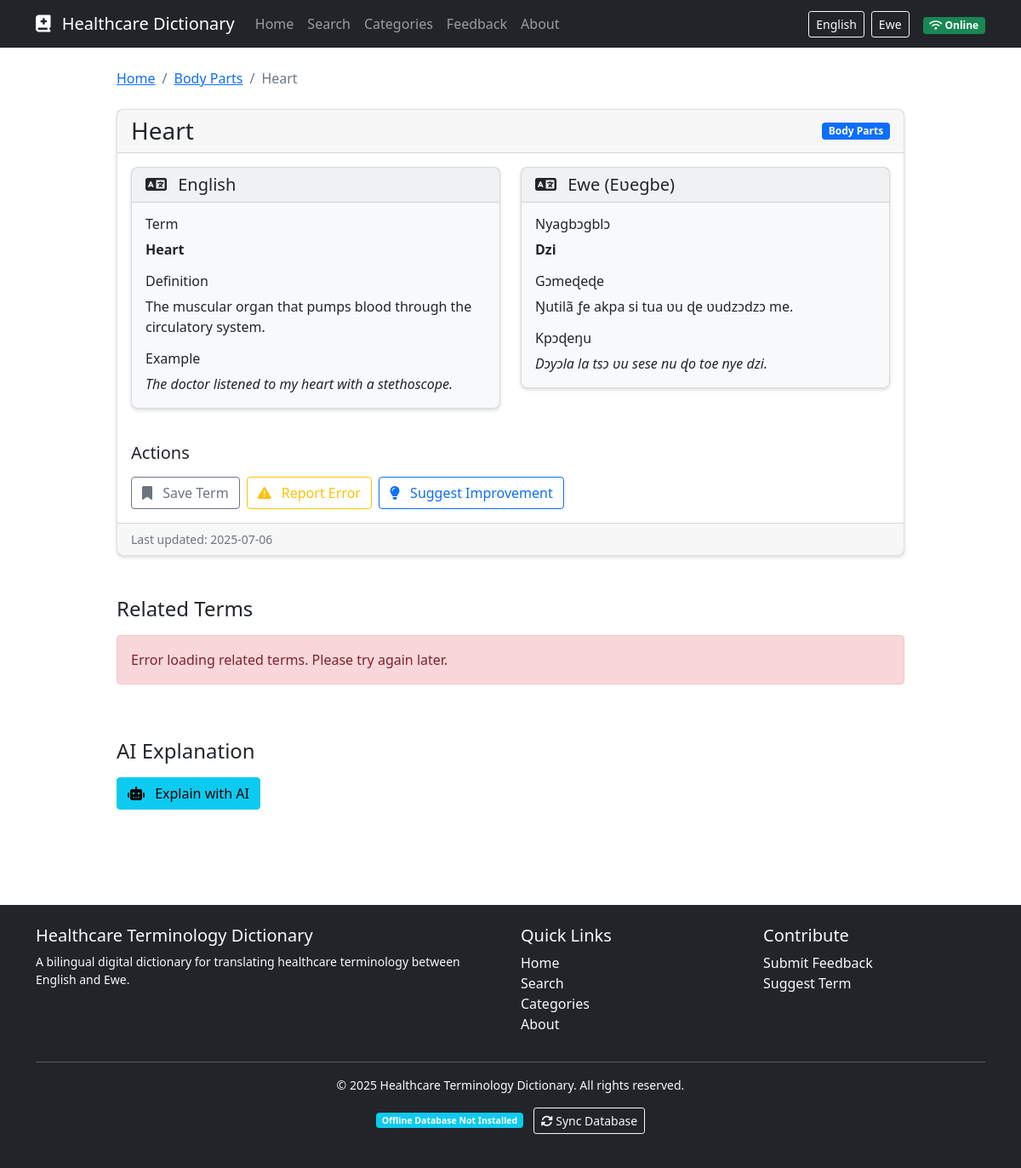
The app's page /term/1 with its own data.
### models.py (models this page shows, shortened)
class Category(db.Model):
    id = db.Column(db.Integer, primary_key=True)
    name_en = db.Column(db.String(100), nullable=False)
    name_ewe = db.Column(db.String(100), nullable=False)
    description_en = db.Column(db.Text)
    description_ewe = db.Column(db.Text)
    terms = db.relationship('Term', backref='category', lazy=True)

class Term(db.Model):
    id = db.Column(db.Integer, primary_key=True)
    term_en = db.Column(db.String(200), nullable=False, index=True)
    term_ewe = db.Column(db.String(200), nullable=False, index=True)
    definition_en = db.Column(db.Text, nullable=False)
    definition_ewe = db.Column(db.Text, nullable=False)
    example_en = db.Column(db.Text)
    example_ewe = db.Column(db.Text)
    pronunciation = db.Column(db.String(200))
    category_id = db.Column(db.Integer, db.ForeignKey('category.id'), nullable=False)
    created_at = db.Column(db.DateTime, default=datetime.utcnow)
    updated_at = db.Column(db.DateTime, default=datetime.utcnow, onupdate=datetime.utcnow)
    ai_explanation_en = db.Column(db.Text)
    ai_explanation_ewe = db.Column(db.Text)

### routes.py (the view)
@app.route('/term/<int:term_id>')
def term_detail(term_id):
    term = Term.query.get_or_404(term_id)
    return render_template('term.html', term=term)

### templates/term.html (shortened to what this page needs)
{% extends "layout.html" %}
{% block content %}
<div class="row mb-5">
    <div class="col-md-10 mx-auto">
        <nav aria-label="breadcrumb" class="mb-4">
            <ol class="breadcrumb">
                <li class="breadcrumb-item">
                    <a href="{{ url_for('index') }}">
                        <span class="lang-en">Home</span>
                    </a>
                </li>
                <li class="breadcrumb-item">
                    <a href="{{ url_for('category_detail', category_id=term.category_id) }}">
                        <span class="lang-en">{{ term.category.name_en }}</span>
                    </a>
                </li>
                <li class="breadcrumb-item active" aria-current="page">
                    <span class="lang-en">{{ term.term_en }}</span>
                </li>
            </ol>
        </nav>
        <div class="card">
            <div class="card-header">
                <div class="d-flex justify-content-between align-items-center">
                    <h1 class="h3 mb-0">
                        <span class="lang-en">{{ term.term_en }}</span>
                    </h1>
                    <span class="badge bg-primary">
                        <span class="lang-en">{{ term.category.name_en }}</span>
                    </span>
                </div>
            </div>
            <div class="card-body">
                <div class="row mb-4">
                    <div class="col-md-6">
                        <div class="card bg-light mb-3">
                            <div class="card-header">
                                <h2 class="h5 mb-0">
                                    <i class="fas fa-language me-2"></i> English
                                </h2>
                            </div>
                            <div class="card-body">
                                <h3 class="h6 mb-2">Term</h3>
                                <p class="mb-3"><strong>{{ term.term_en }}</strong></p>
                                <h3 class="h6 mb-2">Definition</h3>
                                <p class="mb-3">{{ term.definition_en }}</p>
                                {% if term.example_en %}
                                <h3 class="h6 mb-2">Example</h3>
                                <p class="mb-0 fst-italic">{{ term.example_en }}</p>
                                {% endif %}
                            </div>
                        </div>
                    </div>
                    <div class="col-md-6">
                        <div class="card bg-light mb-3">
                            <div class="card-header">
                                <h2 class="h5 mb-0">
                                    <i class="fas fa-language me-2"></i> Ewe (Eʋegbe)
                                </h2>
                            </div>
                            <div class="card-body">
                                <h3 class="h6 mb-2">Nyagbɔgblɔ</h3>
                                <p class="mb-3"><strong>{{ term.term_ewe }}</strong></p>
                                <h3 class="h6 mb-2">Gɔmeɖeɖe</h3>
                                <p class="mb-3">{{ term.definition_ewe }}</p>
                                {% if term.example_ewe %}
                                <h3 class="h6 mb-2">Kpɔɖeŋu</h3>
                                <p class="mb-0 fst-italic">{{ term.example_ewe }}</p>
                                {% endif %}
                            </div>
                        </div>
                    </div>
                </div>
                <div class="row mt-4">
                    <div class="col-md-12">
                        <h3 class="h5 mb-3">
                            <span class="lang-en">Actions</span>
                        </h3>
                        <div class="d-flex flex-wrap gap-2">
                            <button class="btn btn-outline-secondary" id="save-term" data-term-id="{{ term.id }}">
                                <i class="fas fa-bookmark me-2"></i>
                                <span class="lang-en">Save Term</span>
                            </button>
                            <a href="{{ url_for('feedback') }}?term_id={{ term.id }}&feedback_type=error" class="btn btn-outline-warning">
                                <i class="fas fa-exclamation-triangle me-2"></i>
                                <span class="lang-en">Report Error</span>
                            </a>
                            <a href="{{ url_for('feedback') }}?term_id={{ term.id }}&feedback_type=suggestion" class="btn btn-outline-primary">
                                <i class="fas fa-lightbulb me-2"></i>
                                <span class="lang-en">Suggest Improvement</span>
                            </a>
                        </div>
                    </div>
                </div>
            </div>
            <div class="card-footer text-muted small">
                <span class="lang-en">Last updated: {{ term.updated_at.strftime('%Y-%m-%d') }}</span>
            </div>
        </div>
        <div class="mt-5">
            <h2 class="h4 mb-3">
                <span class="lang-en">Related Terms</span>
            </h2>
            <div class="row" id="related-terms">
            </div>
        </div>
        <div class="mt-5">
            <h2 class="h4 mb-3">
                <span class="lang-en">AI Explanation</span>
            </h2>
            <button id="explain-btn" class="btn btn-info">
                <i class="fas fa-robot me-2"></i>
                <span class="lang-en">Explain with AI</span>
            </button>
        </div>
    </div>
</div>
{% endblock %}

### static/css/custom.css (style rules this page uses)
body { min-height: 100vh; display: flex; flex-direction: column; }
.card { border-radius: 0.5rem; box-shadow: 0 0.125rem 0.25rem rgba(0, 0, 0, 0.15); transition: transform 0.2s ease-in-out, box-shadow 0.2s ease-in-out; }
.lang-ewe, .lang-en { transition: opacity 0.3s ease-in-out; }

### records on screen
Category: category.name_en "Body Parts"
Term: term_en "Heart", definition_en "The muscular organ that pumps blood through the circulatory system.", example_en "The doctor listened to my heart with a stethoscope.", term_ewe "Dzi", definition_ewe "Ŋutilã ƒe akpa si tua ʋu ɖe ʋudzɔdzɔ me.", example_ewe "Dɔyɔla la tsɔ ʋu sese nu ɖo toe nye dzi.", updated_at "2025-07-06"
